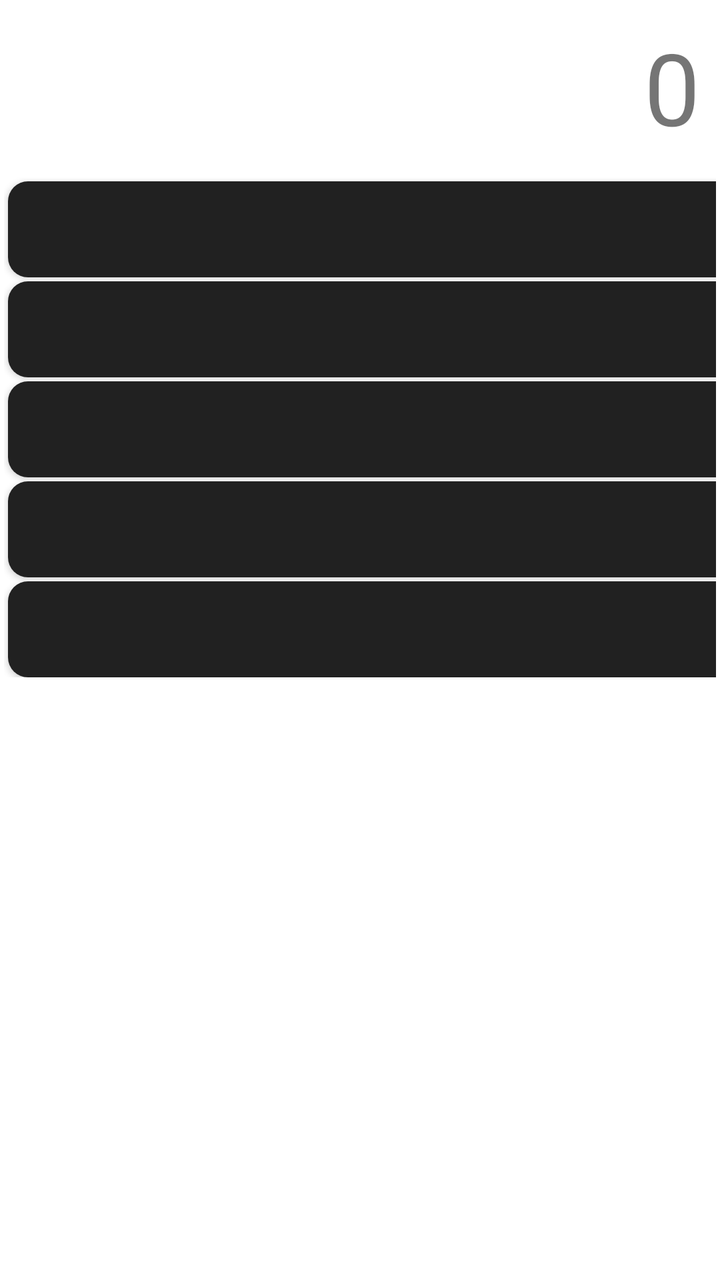
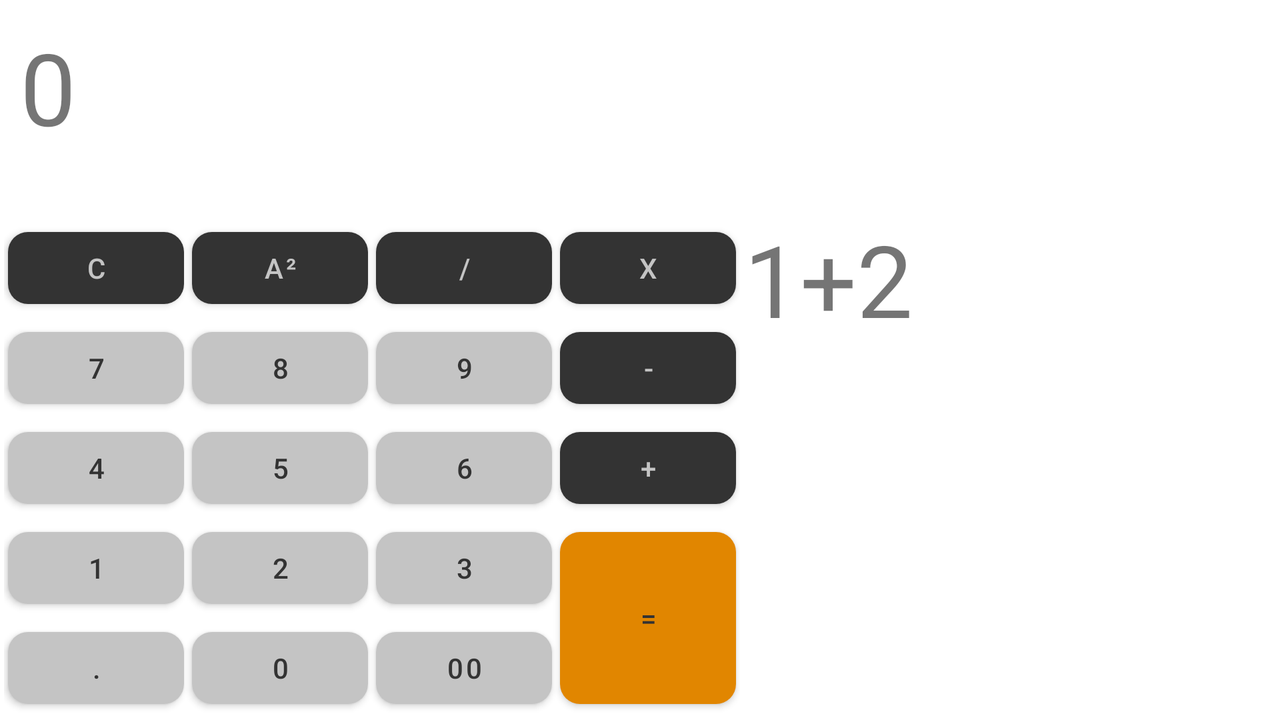

Compare how this app lays out the same screen by default and in its alternative resource folder. The renders come first, then the two layout files and the values they reference.
<!-- AndroidManifest.xml: application theme Theme.MyCalc -->
<!-- res/layout/activity_main.xml -->
<?xml version="1.0" encoding="utf-8"?>
<LinearLayout xmlns:android="http://schemas.android.com/apk/res/android"
    xmlns:tools="http://schemas.android.com/tools"
    android:layout_width="match_parent"
    android:orientation="vertical"
    android:layout_height="match_parent"
    tools:context=".MainActivity">

    <TextView
        android:id="@+id/tv_result"
        android:layout_width="match_parent"
        android:layout_height="wrap_content"
        android:text="@string/_0"
        android:textSize="50sp"
        android:textAlignment="textEnd"
        android:layout_margin="10dp" />

    <GridLayout
        android:layout_margin="2dp"
        android:layout_width="match_parent"
        android:layout_height="wrap_content"
        android:layout_gravity="center"
        android:rowCount="5"
        android:columnCount="4">
        
        <Button
            android:id="@+id/btn_clear"
            android:layout_columnWeight="1"
            android:text="@string/c"
            android:background="@drawable/func_button_round"
            android:layout_column="0"
            android:layout_row="0"
            android:layout_marginTop="2dp"
            android:layout_marginStart="2dp"
            android:layout_marginEnd="2dp" />

        <Button
            android:id="@+id/btn_square"
            android:layout_columnWeight="1"
            android:text="@string/square"
            android:background="@drawable/func_button_round"
            android:layout_column="1"
            android:layout_row="0"
            android:layout_marginTop="2dp"
            android:layout_marginStart="2dp"
            android:layout_marginEnd="2dp" />

        <Button
            android:id="@+id/btn_divide"
            android:layout_columnWeight="1"
            android:text="@string/div"
            android:background="@drawable/func_button_round"
            android:layout_column="2"
            android:layout_row="0"
            android:layout_marginTop="2dp"
            android:layout_marginStart="2dp"
            android:layout_marginEnd="2dp" />

        <Button
            android:id="@+id/btn_multiply"
            android:layout_columnWeight="1"
            android:text="@string/mul"
            android:background="@drawable/func_button_round"
            android:layout_column="3"
            android:layout_row="0"
            android:layout_marginTop="2dp"
            android:layout_marginStart="2dp"
            android:layout_marginEnd="2dp" />
        
        <Button
            android:id="@+id/btn_7"
            android:layout_columnWeight="1"
            android:text="@string/_7"
            android:background="@drawable/num_button_round"
            android:layout_column="0"
            android:layout_row="1"
            android:layout_marginTop="2dp"
            android:layout_marginStart="2dp"
            android:layout_marginEnd="2dp" />

        <Button
            android:id="@+id/btn_8"
            android:layout_columnWeight="1"
            android:text="@string/_8"
            android:background="@drawable/num_button_round"
            android:layout_column="1"
            android:layout_row="1"
            android:layout_marginTop="2dp"
            android:layout_marginStart="2dp"
            android:layout_marginEnd="2dp" />

        <Button
            android:id="@+id/btn_9"
            android:layout_columnWeight="1"
            android:text="@string/_9"
            android:background="@drawable/num_button_round"
            android:layout_column="2"
            android:layout_row="1"
            android:layout_marginTop="2dp"
            android:layout_marginStart="2dp"
            android:layout_marginEnd="2dp" />

        <Button
            android:id="@+id/btn_minus"
            android:layout_columnWeight="1"
            android:text="@string/minus"
            android:background="@drawable/func_button_round"
            android:layout_column="3"
            android:layout_row="1"
            android:layout_marginTop="2dp"
            android:layout_marginStart="2dp"
            android:layout_marginEnd="2dp" />

        
        <Button
            android:id="@+id/btn_4"
            android:layout_columnWeight="1"
            android:text="@string/_4"
            android:background="@drawable/num_button_round"
            android:layout_column="0"
            android:layout_row="2"
            android:layout_marginTop="2dp"
            android:layout_marginStart="2dp"
            android:layout_marginEnd="2dp" />

        <Button
            android:id="@+id/btn_5"
            android:layout_columnWeight="1"
            android:text="@string/_5"
            android:background="@drawable/num_button_round"
            android:layout_column="1"
            android:layout_row="2"
            android:layout_marginTop="2dp"
            android:layout_marginStart="2dp"
            android:layout_marginEnd="2dp" />

        <Button
            android:id="@+id/btn_6"
            android:layout_columnWeight="1"
            android:layout_row="2"
            android:layout_column="2"
            android:layout_marginStart="2dp"
            android:layout_marginTop="2dp"
            android:layout_marginEnd="2dp"
            android:background="@drawable/num_button_round"
            android:text="@string/_6" />

        <Button
            android:id="@+id/btn_plus"
            android:layout_columnWeight="1"
            android:text="@string/plus"
            android:background="@drawable/func_button_round"
            android:layout_column="3"
            android:layout_row="2"
            android:layout_marginTop="2dp"
            android:layout_marginStart="2dp"
            android:layout_marginEnd="2dp" />

        


        <Button
            android:id="@+id/btn_1"
            android:layout_columnWeight="1"
            android:text="@string/_1"
            android:background="@drawable/num_button_round"
            android:layout_column="0"
            android:layout_row="3"
            android:layout_marginTop="2dp"
            android:layout_marginStart="2dp"
            android:layout_marginEnd="2dp" />

        <Button
            android:id="@+id/btn_2"
            android:layout_columnWeight="1"
            android:text="@string/_2"
            android:background="@drawable/num_button_round"
            android:layout_column="1"
            android:layout_row="3"
            android:layout_marginTop="2dp"
            android:layout_marginStart="2dp"
            android:layout_marginEnd="2dp" />

        <Button
            android:id="@+id/btn_3"
            android:layout_columnWeight="1"
            android:text="@string/_3"
            android:background="@drawable/num_button_round"
            android:layout_column="2"
            android:layout_row="3"
            android:layout_marginTop="2dp"
            android:layout_marginStart="2dp"
            android:layout_marginEnd="2dp" />

        <Button
            android:id="@+id/btn_equals"
            android:layout_columnWeight="1"
            android:layout_row="3"
            android:background="@drawable/equal_button_round"
            android:layout_rowSpan="2"
            android:layout_column="3"
            android:layout_gravity="fill_vertical"
            android:layout_marginStart="2dp"
            android:layout_marginTop="2dp"
            android:layout_marginEnd="2dp"
            android:text="@string/equals" />

        
        <Button
            android:id="@+id/btn_dot"
            android:layout_columnWeight="1"
            android:text="@string/dot"
            android:background="@drawable/num_button_round"
            android:layout_column="0"
            android:layout_row="4"
            android:layout_marginTop="2dp"
            android:layout_marginStart="2dp"
            android:layout_marginEnd="2dp" />

        <Button
            android:id="@+id/btn_0"
            android:layout_columnWeight="1"
            android:text="@string/_0"
            android:background="@drawable/num_button_round"
            android:layout_column="1"
            android:layout_row="4"
            android:layout_marginTop="2dp"
            android:layout_marginStart="2dp"
            android:layout_marginEnd="2dp" />

        <Button
            android:id="@+id/btn_00"
            android:layout_columnWeight="1"
            android:text="@string/_00"
            android:background="@drawable/num_button_round"
            android:layout_column="2"
            android:layout_row="4"
            android:layout_marginTop="2dp"
            android:layout_marginStart="2dp"
            android:layout_marginEnd="2dp" />

    </GridLayout>


</LinearLayout>
<!-- resources referenced by this layout -->
<resources>
  <!-- drawable equal_button_round (drawable) -->
  <?xml version="1.0" encoding="utf-8"?>
  <shape xmlns:android="http://schemas.android.com/apk/res/android"
      android:shape="rectangle">
      <solid android:color="@color/equalButtonBgColor"/>
      <corners
          android:topLeftRadius="10dp"
          android:topRightRadius="10dp"
          android:bottomLeftRadius="10dp"
          android:bottomRightRadius="10dp"/>
  
  
  </shape>
  <!-- drawable func_button_round (drawable) -->
  <?xml version="1.0" encoding="utf-8"?>
  <shape xmlns:android="http://schemas.android.com/apk/res/android"
      android:shape="rectangle">
      <solid android:color="@color/funcButtonBgColor"/>
      <corners
          android:topLeftRadius="10dp"
          android:topRightRadius="10dp"
          android:bottomLeftRadius="10dp"
          android:bottomRightRadius="10dp"/>
  
  
  </shape>
  <!-- drawable num_button_round (drawable) -->
  <?xml version="1.0" encoding="utf-8"?>
  <shape xmlns:android="http://schemas.android.com/apk/res/android"
      android:shape="rectangle">
      <solid android:color="@color/numButtonBgColor"/>
      <corners
          android:topLeftRadius="10dp"
          android:topRightRadius="10dp"
          android:bottomLeftRadius="10dp"
          android:bottomRightRadius="10dp"/>
  
  
  </shape>
  <string name="_0">0</string>
  <string name="_00">00</string>
  <string name="_1">1</string>
  <string name="_2">2</string>
  <string name="_3">3</string>
  <string name="_4">4</string>
  <string name="_5">5</string>
  <string name="_6">6</string>
  <string name="_7">7</string>
  <string name="_8">8</string>
  <string name="_9">9</string>
  <string name="c">C</string>
  <string name="div">/</string>
  <string name="dot">.</string>
  <string name="equals">=</string>
  <string name="minus">-</string>
  <string name="mul">X</string>
  <string name="plus">+</string>
  <string name="square">a²</string>
  <style name="Theme.MyCalc" parent="Theme.MaterialComponents.DayNight.DarkActionBar">
  
      </style>
  <color name="equalButtonBgColor">#FF8D00</color>
  <color name="funcButtonBgColor">#333333</color>
  <color name="numButtonBgColor">#c4c4c4</color>
</resources>
<!-- res/layout-land/activity_main.xml (the repository's variant of the layout above) -->
<!-- drawn on the phone turned sideways -->
<?xml version="1.0" encoding="utf-8"?>
<androidx.constraintlayout.widget.ConstraintLayout
    xmlns:android="http://schemas.android.com/apk/res/android"
    xmlns:app="http://schemas.android.com/apk/res-auto"
    xmlns:tools="http://schemas.android.com/tools"
    android:layout_width="match_parent"
    android:layout_height="match_parent">

    <TextView
        android:id="@+id/tv_input"
        android:layout_width="0dp"
        android:layout_height="wrap_content"
        android:text="@string/input_text"
        android:textSize="50sp"
        android:gravity="fill_horizontal"
        app:layout_constraintEnd_toEndOf="parent"
        app:layout_constraintStart_toEndOf="@+id/gridLayout"
        app:layout_constraintTop_toTopOf="@+id/gridLayout" />

    <TextView
        android:id="@+id/tv_result"
        android:layout_width="0dp"
        android:layout_height="wrap_content"
        android:layout_margin="10dp"
        android:gravity="fill"
        android:text="@string/_0"
        android:textSize="50sp"
        app:layout_constraintEnd_toEndOf="parent"
        app:layout_constraintStart_toStartOf="parent"
        app:layout_constraintTop_toTopOf="parent" />

    <GridLayout
        android:id="@+id/gridLayout"
        android:layout_width="wrap_content"
        android:layout_height="wrap_content"
        android:layout_gravity="center"
        android:columnCount="4"
        android:padding="2dp"
        android:rowCount="5"
        app:layout_constraintBottom_toBottomOf="parent"
        app:layout_constraintStart_toStartOf="parent">
        
        <com.google.android.material.button.MaterialButton
            android:id="@+id/btn_clear"
            style="@style/funcButtonStyle"
            android:layout_row="0"
            android:layout_column="0"
            android:text="@string/c" />

        <com.google.android.material.button.MaterialButton
            android:id="@+id/btn_square"
            style="@style/funcButtonStyle"
            android:layout_row="0"
            android:layout_column="1"
            android:text="@string/square" />

        <com.google.android.material.button.MaterialButton
            android:id="@+id/btn_divide"
            style="@style/funcButtonStyle"
            android:layout_row="0"
            android:layout_column="2"
            android:text="@string/div" />

        <com.google.android.material.button.MaterialButton
            android:id="@+id/btn_multiply"
            style="@style/funcButtonStyle"
            android:layout_row="0"
            android:layout_column="3"
            android:text="@string/mul" />
        
        <com.google.android.material.button.MaterialButton
            android:id="@+id/btn_7"
            style="@style/numButtonStyle"
            android:layout_row="1"
            android:layout_column="0"
            android:text="@string/_7" />

        <com.google.android.material.button.MaterialButton
            android:id="@+id/btn_8"
            style="@style/numButtonStyle"
            android:layout_row="1"
            android:layout_column="1"
            android:text="@string/_8" />

        <com.google.android.material.button.MaterialButton
            android:id="@+id/btn_9"
            style="@style/numButtonStyle"
            android:layout_row="1"
            android:layout_column="2"
            android:text="@string/_9" />

        <com.google.android.material.button.MaterialButton
            android:id="@+id/btn_minus"
            style="@style/funcButtonStyle"
            android:layout_row="1"
            android:layout_column="3"
            android:text="@string/minus" />

        
        <com.google.android.material.button.MaterialButton
            android:id="@+id/btn_4"
            style="@style/numButtonStyle"
            android:layout_row="2"
            android:layout_column="0"
            android:text="@string/_4" />

        <com.google.android.material.button.MaterialButton
            android:id="@+id/btn_5"
            style="@style/numButtonStyle"
            android:layout_row="2"
            android:layout_column="1"
            android:text="@string/_5" />

        <com.google.android.material.button.MaterialButton
            android:id="@+id/btn_6"
            style="@style/numButtonStyle"
            android:layout_row="2"
            android:layout_column="2"
            android:text="@string/_6" />

        <com.google.android.material.button.MaterialButton
            android:id="@+id/btn_plus"
            style="@style/funcButtonStyle"
            android:layout_row="2"
            android:layout_column="3"
            android:text="@string/plus" />

        


        <com.google.android.material.button.MaterialButton
            android:id="@+id/btn_1"
            style="@style/numButtonStyle"
            android:layout_row="3"
            android:layout_column="0"
            android:text="@string/_1" />

        <com.google.android.material.button.MaterialButton
            android:id="@+id/btn_2"
            style="@style/numButtonStyle"
            android:layout_row="3"
            android:layout_column="1"
            android:text="@string/_2" />

        <com.google.android.material.button.MaterialButton
            android:id="@+id/btn_3"
            style="@style/numButtonStyle"
            android:layout_row="3"
            android:layout_column="2"
            android:text="@string/_3" />

        <com.google.android.material.button.MaterialButton
            android:id="@+id/btn_equals"
            style="@style/equalButtonStyle"
            android:layout_row="3"
            android:layout_rowSpan="2"
            android:layout_column="3"
            android:layout_gravity="fill_vertical"
            android:text="@string/equals" />

        
        <com.google.android.material.button.MaterialButton
            android:id="@+id/btn_dot"
            style="@style/numButtonStyle"
            android:layout_row="4"
            android:layout_column="0"
            android:text="@string/dot" />

        <com.google.android.material.button.MaterialButton
            android:id="@+id/btn_0"
            style="@style/numButtonStyle"
            android:layout_row="4"
            android:layout_column="1"
            android:text="@string/_0" />

        <com.google.android.material.button.MaterialButton
            android:id="@+id/btn_00"
            style="@style/numButtonStyle"
            android:layout_row="4"
            android:layout_column="2"
            android:text="@string/_00" />

    </GridLayout>

</androidx.constraintlayout.widget.ConstraintLayout>
<!-- resources referenced by the variant -->
<!-- as the phone turned sideways resolves them -->
<resources>
  <string name="_0">0</string>
  <string name="_00">00</string>
  <string name="_1">1</string>
  <string name="_2">2</string>
  <string name="_3">3</string>
  <string name="_4">4</string>
  <string name="_5">5</string>
  <string name="_6">6</string>
  <string name="_7">7</string>
  <string name="_8">8</string>
  <string name="_9">9</string>
  <string name="c">C</string>
  <string name="div">/</string>
  <string name="dot">.</string>
  <string name="equals">=</string>
  <string name="input_text">1+2</string>
  <string name="minus">-</string>
  <string name="mul">X</string>
  <string name="plus">+</string>
  <string name="square">a²</string>
  <style name="equalButtonStyle" parent="TextAppearance.MaterialComponents.Button">
          <item name="backgroundTint">#E18600</item>
          <item name="android:layout_width">wrap_content</item>
          <item name="android:layout_height">wrap_content</item>
          <item name="cornerRadius">10dp</item>
          <item name="android:textColor">#333333</item>
          <item name="minHeight">40dp</item>
          <item name="android:layout_marginStart">2dp</item>
          <item name="android:layout_marginTop">2dp</item>
          <item name="android:layout_marginEnd">2dp</item>
      </style>
  <style name="funcButtonStyle" parent="TextAppearance.MaterialComponents.Button">
          <item name="backgroundTint">#333333</item>
          <item name="android:layout_width">wrap_content</item>
          <item name="android:layout_height">wrap_content</item>
          <item name="cornerRadius">10dp</item>
          <item name="android:textColor">#c4c4c4</item>
          <item name="minHeight">40dp</item>
          <item name="android:layout_marginStart">2dp</item>
          <item name="android:layout_marginTop">2dp</item>
          <item name="android:layout_marginEnd">2dp</item>
      </style>
  <style name="numButtonStyle" parent="TextAppearance.MaterialComponents.Button">
          <item name="backgroundTint">#c4c4c4</item>
          <item name="android:layout_width">wrap_content</item>
          <item name="android:layout_height">wrap_content</item>
          <item name="cornerRadius">10dp</item>
          <item name="android:textColor">#333333</item>
          <item name="minHeight">40dp</item>
          <item name="android:layout_marginStart">2dp</item>
          <item name="android:layout_marginTop">2dp</item>
          <item name="android:layout_marginEnd">2dp</item>
      </style>
  <style name="Theme.MyCalc" parent="Theme.MaterialComponents.DayNight.DarkActionBar">
  
      </style>
</resources>
